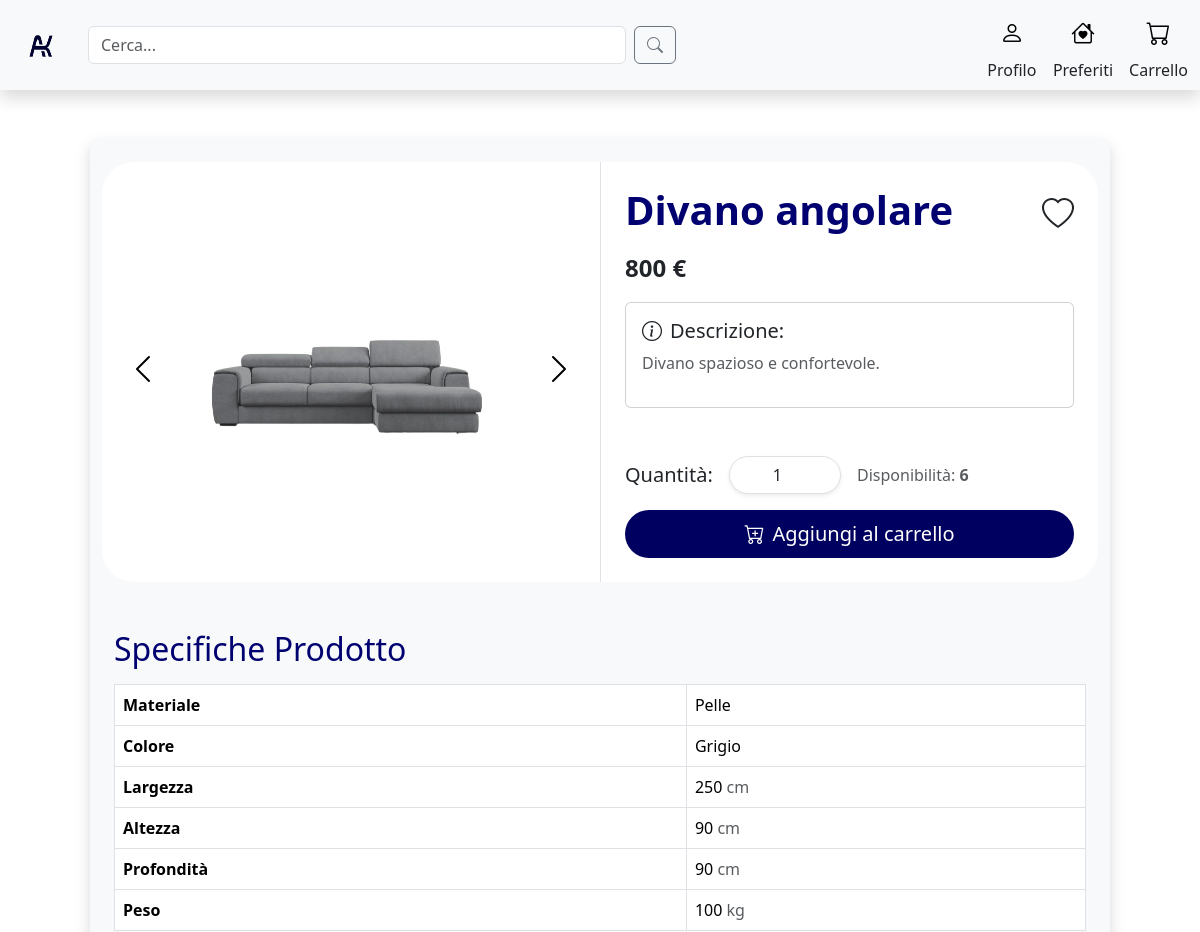
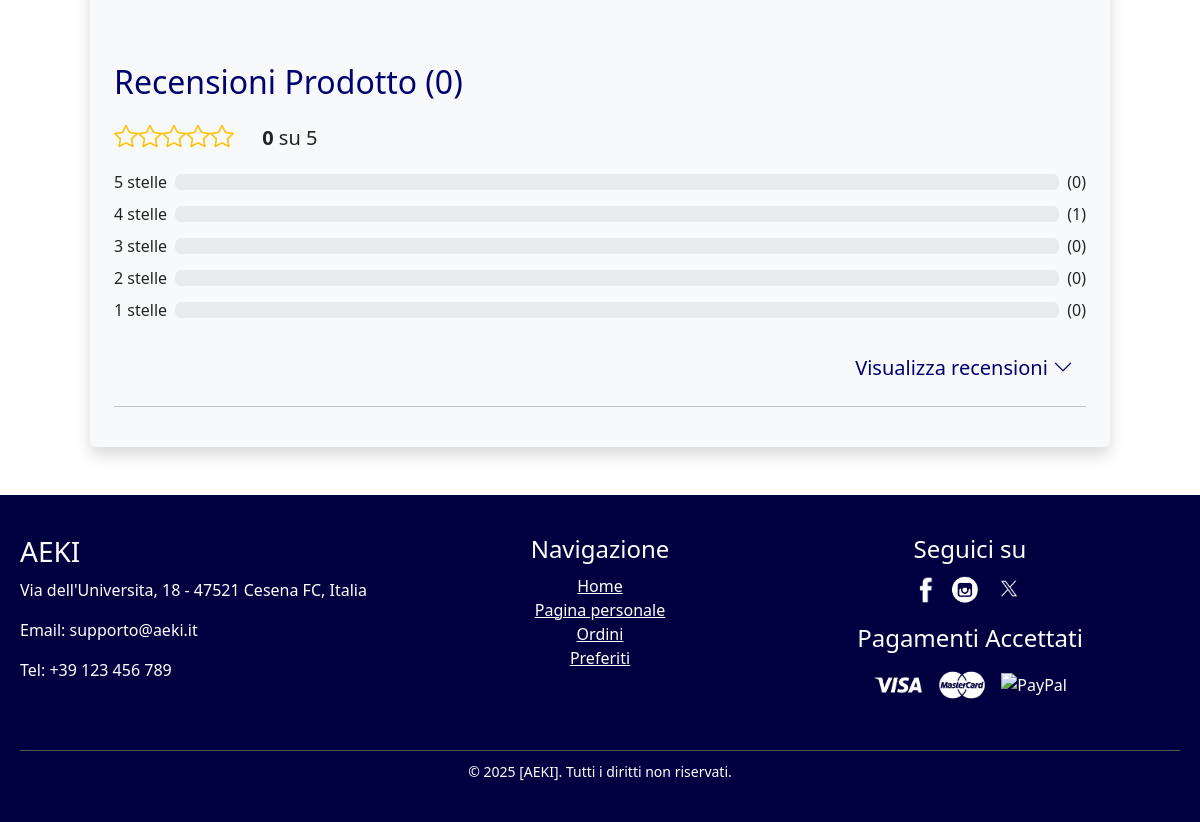
Screenshot of /singleProduct.php?id=2 with the database file from the repository (2 pictures, top to bottom).
### tables this page shows
create table ImmagineProdotto (
     PercorsoImg VARCHAR(60) not null,
     Icona char not null,
     CodiceProdotto INT not null,
     constraint ID_ImmagineProdotto_ID primary key (PercorsoImg));

CREATE TABLE Prodotto (
    CodiceProdotto INT AUTO_INCREMENT,
    Nome VARCHAR(40) NOT NULL,
    Prezzo FLOAT NOT NULL,
    Descrizione VARCHAR(200) NOT NULL,
    NomeMateriale VARCHAR(40) not null,
    NomeColore VARCHAR(40) not null,
    Peso FLOAT NOT NULL,
    Disponibilita INT NOT NULL DEFAULT 6,
    Altezza FLOAT NOT NULL,
    Larghezza FLOAT NOT NULL,
    Profondita FLOAT NOT NULL,
    ValutazioneMedia FLOAT NOT NULL DEFAULT 0,  
    NumeroRecensioni INT NOT NULL DEFAULT 0,      
    NomeAmbiente VARCHAR(40) NOT NULL,
    NomeCategoria VARCHAR(40) NOT NULL,
    Username VARCHAR(20) NOT NULL,
    Rimosso char NOT NUlL,
    CONSTRAINT ID_Prodotto_ID PRIMARY KEY (CodiceProdotto)
);

### singleProduct.php (called while the page is built, shortened)
<?php
require_once 'bootstrap.php';
$templateParams["titolo"] = "Aeki - SingleProduct";
$templateParams["nome"] = "singleProduct_main.php";
$idprodotto = $_GET["id"];
$templateParams["prodotto"] = $dbh->getProdotto($idprodotto);
$templateParams["immagini"] = $dbh->getProdottoImages($idprodotto);
$templateParams["reviewsStats"] = $dbh->getStarNumber($idprodotto);
$templateParams["reviews"] = $dbh->getProductReviews($idprodotto);
$templateParams["prodotto"]["InWishlist"] = "false";
if (isset($_SESSION['user_id'])) {
    $userId = $_SESSION['user_id'];
    if ($dbh->inWishList($idprodotto, $userId)) {
        $templateParams["prodotto"]["InWishlist"] = "true";
    }
    $templateParams["userType"] = $dbh->userType($userId);
}else{
    $templateParams["userType"] = "Cliente";
}
$templateParams["js"] = array("js/addToCart.js","js/likeButton.js","js/singleProductReview.js");
require 'template/base.php';
?>

### db/database.php (called while the page is built, shortened)
<?php
class DatabaseHelper{
    private $db;
    public function __construct($servername, $username, $password, $dbname){
        $this->db = new mysqli($servername, $username, $password, $dbname);
    }
    public function getProdotto($idProdotto){
        $stmt = $this->db->prepare("SELECT * FROM Prodotto WHERE CodiceProdotto=?");
        $stmt->bind_param('s',$idProdotto);
        $stmt->execute();
        $result = $stmt->get_result();
        return $result->fetch_assoc();
    }
    public function getProdottoImages($idProdotto){
        $stmt = $this->db->prepare("SELECT PercorsoImg, Icona FROM ImmagineProdotto WHERE CodiceProdotto=?");
        $stmt->bind_param('s',$idProdotto);
        $stmt->execute();
        $result = $stmt->get_result();
        return $result->fetch_all(MYSQLI_ASSOC);
    }
    public function getStarNumber($idProdotto){
        $stmt = $this->db->prepare("SELECT r.stelle,COUNT(r.IDrecensione) AS numeroRecensioni
                                    FROM Recensione r
                                    WHERE r.CodiceProdotto = ?
                                    GROUP BY r.stelle
                                    ORDER BY r.stelle DESC");
        $stmt->bind_param('i', $idProdotto);
        $stmt->execute();
        $result = $stmt->get_result();
        return $result->fetch_all(MYSQLI_ASSOC);
    }
    public function getProductReviews($idProdotto){
        $stmt = $this->db->prepare("SELECT IDrecensione,Testo,stelle,r.Username AS Cliente
                                    FROM Recensione AS r
                                    JOIN Prodotto AS p ON p.CodiceProdotto = r.CodiceProdotto
                                    WHERE p.CodiceProdotto = ?");
        $stmt->bind_param('i', $idProdotto);
        $stmt->execute();
        $result = $stmt->get_result();
        return $result->fetch_all(MYSQLI_ASSOC);
    }
}
?>

### bootstrap.php (called while the page is built, shortened)
<?php
require_once("utils/functions.php");
require_once("db/database.php");
$dbh = new DatabaseHelper("localhost", "root", "", "aekiDb");
?>

### template/singleProduct_main.php (the view, shortened to what this page needs)
<link rel="stylesheet" href="./css/singleProduct_style.css">
<?php $prodotto = $templateParams["prodotto"];?>
<div class="row d-flex justify-content-center my-5">
    <div class = "col-md-10 col-12 rounded shadow bg-light p-4">
        <div class="row d-flex align-items-stretch bg-white rounded-5 ">
            <div class="col-md-6 d-flex justify-content-center align-items-center">
                <button class="btn me-3" type="button" data-bs-target="#productCarousel" data-bs-slide="prev">
                    <span class="carousel-control-prev-icon" aria-hidden="true"></span>
                </button>
                <div id="productCarousel" class="carousel slide p-2" data-bs-ride="carousel">
                    <div class="carousel-inner">
                        <?php foreach ($templateParams["immagini"] as $img): ?>
                            <?php if ($img["Icona"] == 'Y'): ?>
                                <div class="carousel-item active">
                                    <img src="<?php echo $img["PercorsoImg"]; ?>" class="d-block img-fluid rounded" alt="<?php echo $img["PercorsoImg"]; ?>">
                                </div>
                            <?php else : ?>
                                <div class="carousel-item">
                                    <img src="<?php echo $img["PercorsoImg"]; ?>" class="d-block img-fluid rounded" alt="<?php echo $img["PercorsoImg"]; ?>">
                                </div>
                            <?php endif; ?>
                        <?php endforeach; ?>
                    </div>
                </div>
                <button class="btn ms-3" type="button" data-bs-target="#productCarousel" data-bs-slide="next">
                    <span class="carousel-control-next-icon" aria-hidden="true"></span>
                </button>
            </div>
            <div class="col-md-6 p-4 d-flex border-start flex-column">
                <div class="d-flex align-items-center mb-2">
                    <h1 class="fw-bold flex-grow-1 display-6 " style = "color:#000070"><?php echo $prodotto["Nome"]; ?></h1>
                    <div>
                        <?php if ($prodotto["InWishlist"] == "true"): ?>
                            <span class="bi bi-heart-fill fs-2" data-id="<?php echo htmlspecialchars($prodotto["CodiceProdotto"]); ?>" style="display:inline-block;color:#B00000"></span>
                            <span class="bi bi-heart fs-2" data-id="<?php echo htmlspecialchars($prodotto["CodiceProdotto"]); ?>" style="display:none;"></span>
                        <?php else: ?>
                            <span class="bi bi-heart fs-2" data-id="<?php echo htmlspecialchars($prodotto["CodiceProdotto"]); ?>" style="display:inline-block;"></span>
                        <?php endif; ?>
                    </div>
                </div>
                <div class="mb-3">
                    <span class="fs-4 fw-semibold"><?php echo $prodotto["Prezzo"]; ?> €</span>
                </div>
                <div class="card p-3 mb-5">
                    <h2 class="card-title fs-5"><span class="bi bi-info-circle me-2"></span>Descrizione:</h2>
                    <p class="fs-6 text-muted"><?php echo $prodotto["Descrizione"]; ?></p>
                </div>
                <div class="d-flex align-items-center mb-3">
                    <label for="quantity" class="me-3 fs-5">Quantità:</label>
                    <input type="number" id="quantity" class="form-control w-25 me-3 rounded-pill px-4 text-center shadow-sm"
                        onchange="updateQuantity(<?php echo $prodotto['Disponibilita']?>)"
                        min="<?php echo $prodotto["Disponibilita"] > 0 ? 1 : 0; ?>"
                        max="<?php echo $prodotto["Disponibilita"]; ?>"
                        value="<?php echo $prodotto["Disponibilita"] > 0 ? 1 : 0; ?>">
                    <span class="text-muted fs-6">Disponibilità:
                        <span class="fw-semibold" style="<?php echo $prodotto["Disponibilita"] < 5 ? 'color:#B00000' : ''; ?>">
                            <?php echo $prodotto["Disponibilita"]; ?>
                        </span>
                    </span>
                </div>
                <button id="addToCartButton" class="btn rounded-pill w-100 py-2 fs-5 hover-shadow" style="background-color: #000060; color: #FFFFFF" data-id="<?php echo htmlspecialchars($prodotto["CodiceProdotto"]); ?> ">
                    <span class="bi bi-cart-plus me-2"></span>Aggiungi al carrello
                </button>
            </div>
        </div>
        <div class="row mt-5 ">
            <div class="col-12">
                <h2 class="mb-3" style = "color:#000070">Specifiche Prodotto</h2>
                <table class="table table-bordered table-rounded">
                    <tbody>
                        <tr>
                            <th>Materiale</th>
                            <td><?php echo $prodotto["NomeMateriale"]?></td>
                        </tr>
                        <tr>
                            <th>Colore</th>
                            <td><?php echo $prodotto["NomeColore"]?></td>
                        </tr>
                        <tr>
                            <th>Largezza</th>
                            <td><?php echo $prodotto["Larghezza"]?> <span class = "text-muted">cm</span></td>
                        </tr>
                        <tr>
                            <th>Altezza</th>
                            <td><?php echo $prodotto["Altezza"]?> <span class = "text-muted">cm</span></td>
                        </tr>
                        <tr>
                            <th>Profondità</th>
                            <td><?php echo $prodotto["Profondita"]?> <span class = "text-muted">cm</span></td>
                        </tr>
                        <tr>
                            <th>Peso</th>
                            <td><?php echo $prodotto["Peso"]?> <span class = "text-muted">kg</span></td>
                        </tr>
                    </tbody>
                </table>
            </div>
        </div>
        <?php $totalReviews = $prodotto["NumeroRecensioni"]?>
        <div class="row mt-5 ">
            <div class="col-12 ">
                <h2 class="mb-3" style = "color:#000070">Recensioni Prodotto<span class = "ms-2">(<?php echo $totalReviews?>)</span></h2>
                <div class=" mb-3">
                    <span class="fs-4 text-warning"><?php echo getStars((int)$prodotto["ValutazioneMedia"]) ?></span>
                    <span class = "ms-4 fs-5 fw-semibold"><?php echo $prodotto["ValutazioneMedia"] ?> <span class = "fs-5 fw-normal"> su 5</span></span>
                </div>
                <?php foreach (range(5, 1) as $stars): ?>
                    <?php
                    $reviewCount = 0;
                    foreach ($templateParams["reviewsStats"] as $reviewStat) {
                        if ($reviewStat["stelle"] == $stars) {
                            $reviewCount = $reviewStat["numeroRecensioni"];
                            break;
                        }
                    }
                    ?>
                    <div class="d-flex align-items-center mb-2">
                        <span class="me-2"><?php echo $stars ?> stelle</span>
                        <div class="progress flex-grow-1">
                        </div>
                        <span class="ms-2">(<?php echo $reviewCount ?>)</span>
                    </div>
                <?php endforeach; ?>
            </div>
            <div class="col-12 mt-3">
                <div class="d-flex justify-content-md-end justify-content-center">
                    <button class="btn btn-link text-decoration-none fs-5" id="toggle-reviews-btn" style="color:#000070">
                        Visualizza recensioni
                        <span class="bi bi-chevron-down" id="toggle-icon"></span>
                    </button>
                </div>
                <hr>
            </div>
        </div>
    </div>
</div>

### css/singleProduct_style.css (style rules this page uses)
.carousel-inner img { max-width: 100%; max-height: 400px; object-fit: contain; }
.carousel-item img { transition: transform 0.1s ease, box-shadow 0.1s ease; cursor: zoom-in; object-fit: contain; }
.carousel-control-prev-icon, .carousel-control-next-icon { filter: invert(1); }

### rows the page displays
immagineprodotto: PercorsoImg (picture)
prodotto: Nome "Divano angolare", Prezzo "800", Descrizione "Divano spazioso e confortevole.", Disponibilita "1", Disponibilita "6", NomeMateriale "Pelle", NomeColore "Grigio", Larghezza "250", Altezza "90", Profondita "90", Peso "100", NumeroRecensioni "0", ValutazioneMedia "0"

### other values shown
$stars "5"
$reviewCount "0"
$stars "4"
$reviewCount "1"
$stars "3"
$stars "2"
$stars "1"
